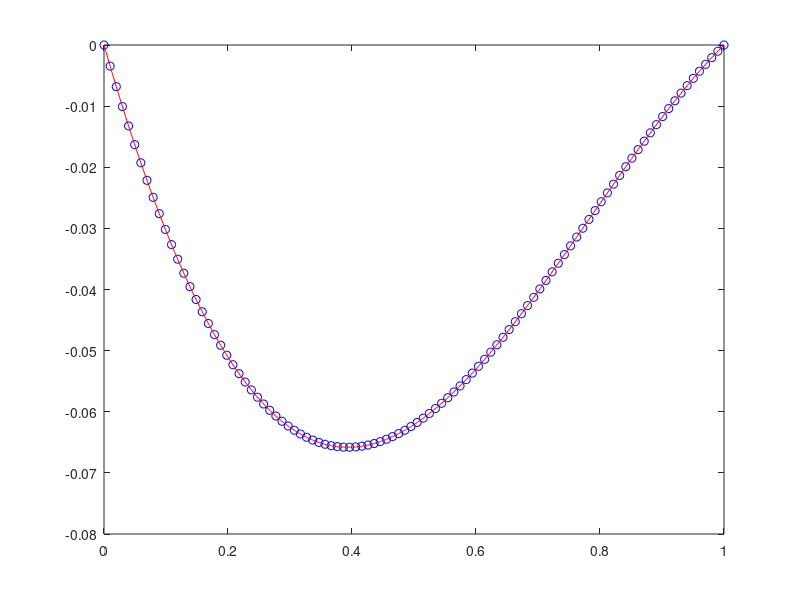

MATLAB code to generate this figure:

n=100;
h=1/(n+1);
m=zeros(n,1);
g=zeros(n,1);
u= zeros(n,1);

x=h*(1:n)';
d=h^2*cos(2*x);
m(1)=-2;
for k= 2:n 
m(k)= -2 -1/m(k-1);
end
g(1)=d(1)/m(1)
for k=2:n
    g(k)=(d(k)-g(k-1))/m(k);
end
u(n)=g(n);
for k=n-1:-1:1
    u(k)=g(k)-(u(k+1)/m(k));
end
xexc=linspace(0,1,1000);
uexc=0.25*(1-cos(2*xexc)-(1-cos(2))*xexc);
xsim=[0;x;1];
usim=[0;u;0];
uex=0.25*(1-cos(2*xsim)-(1-cos(2))*xsim);
E= sqrt(h*sum((uex-usim).^2));
disp(['El error= ' num2str(E)])
clf
plot(xsim,usim,'bo')
hold on
plot(xexc, uexc,'r-')
